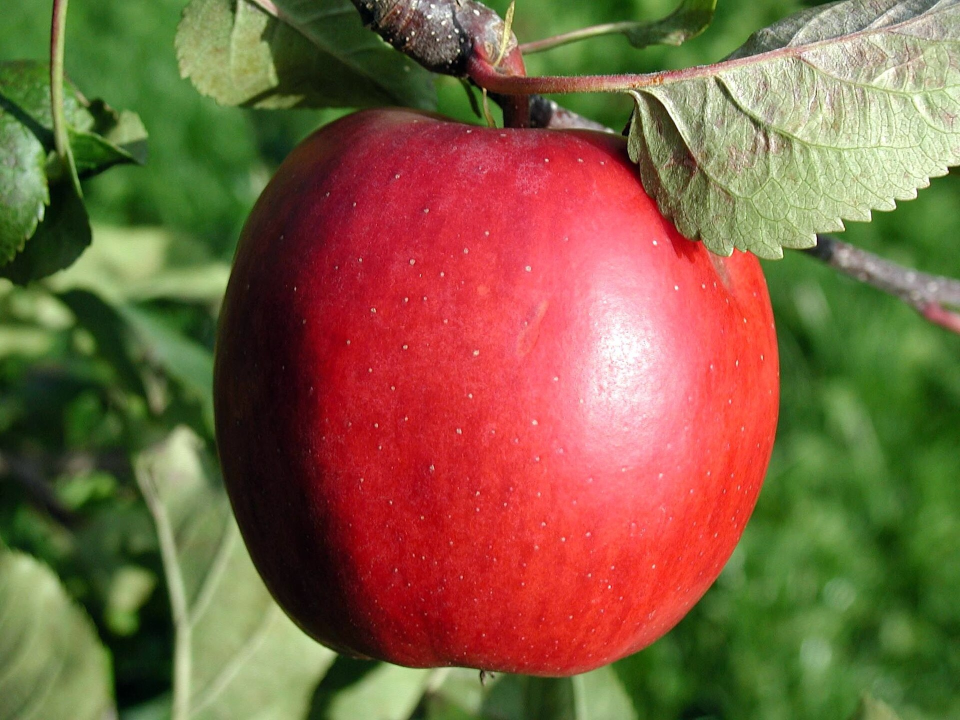
#> input picture presentation-reveal/src/assets/apple_photo_source.jpg, 1920 x 1440 px (shown at 1/2 size)
$ python apple_skin.py
#> lines starting #> are read from the running program, lines starting #| are printed output that depends on the picture
"""Текстура кожуры для 3D-яблока из фото «Red apple with leaf» (Wikimedia Commons, CC0).

С фото берётся ровный участок кожуры (без блика и тени), освещение на нём
выравнивается, участок зеркально повторяется в бесшовную полосу. Сверху
накладывается естественный переход цвета: снизу желтоватый, к черенку тёмно-красный.
Объём и блики даёт освещение three.js. Результат: src/assets/apple_skin.webp (1024×512).
"""
from pathlib import Path
import numpy as np
from PIL import Image, ImageFilter

ROOT = Path(__file__).resolve().parent.parent
src = Image.open(ROOT / "src/assets/apple_photo_source.jpg").convert("RGB")
#> src is the input picture: PIL image 1920x1440 RGB; mean R, G, B 127.6, 97, 65.4
big = src.crop((560, 680, 1080, 1200)).filter(ImageFilter.GaussianBlur(.9))   # ровная кожура в нижней левой части яблока
p = np.asarray(big).astype(np.float32)
low = np.asarray(big.filter(ImageFilter.GaussianBlur(40))).astype(np.float32)
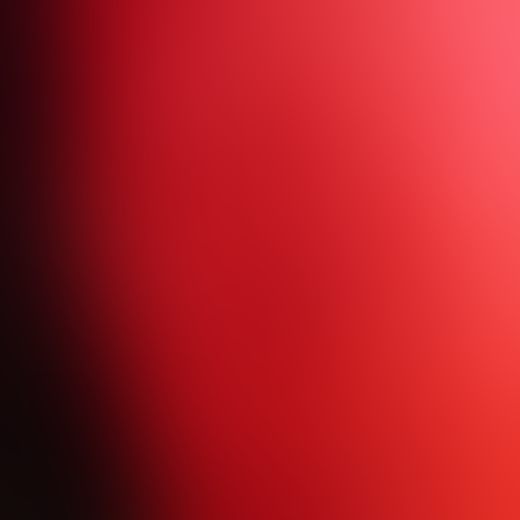
#> low: shape (520, 520, 3) float32; mean R, G, B 169.5, 30, 36.4
detail = (p / np.maximum(low, 1))[80:440, 80:440]              # только мелкая фактура, без краёв размытия
detail = np.repeat(1 + (detail.mean(axis=2, keepdims=True) - 1) * .5, 3, axis=2)   # мягче и без цветного шума
tile = np.concatenate([detail, detail[:, ::-1]], axis=1)       # бесшовно по долготе
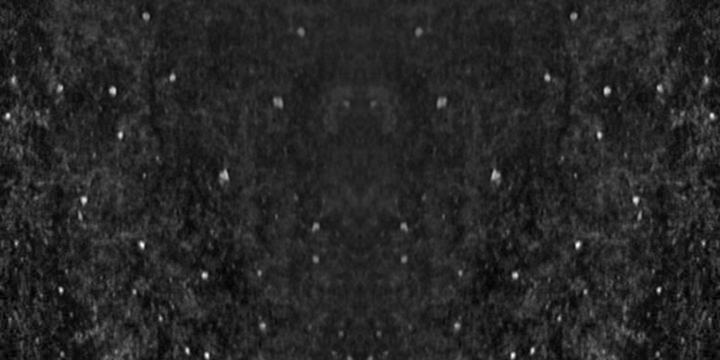
#> tile: shape (360, 720, 3) float32; min 0.658, max 2.88, mean 0.997; drawn with min black and max white
tile = np.concatenate([tile, tile[::-1]], axis=0)
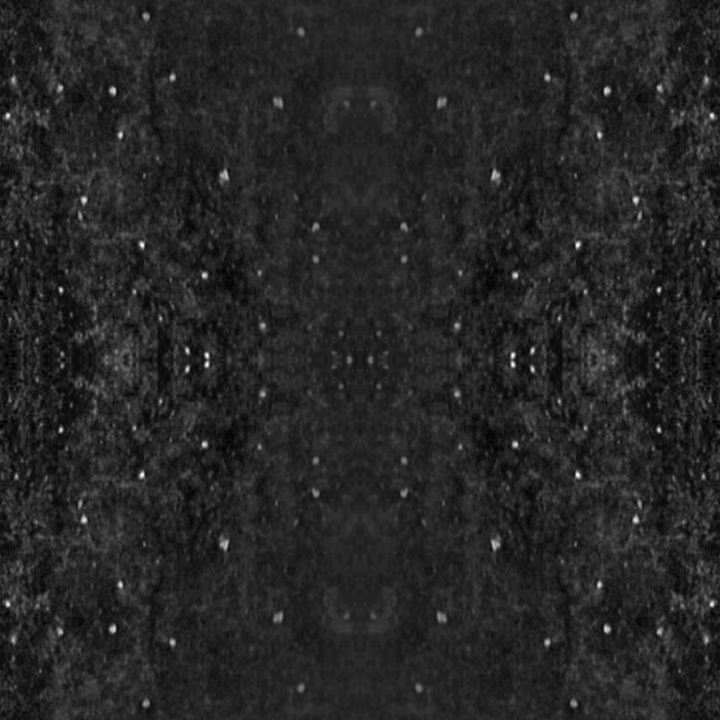
#> tile: shape (720, 720, 3) float32; min 0.658, max 2.88, mean 0.997; drawn with min black and max white
img = Image.fromarray(np.clip(tile * 128, 0, 255).astype(np.uint8)).resize((1024, 512), Image.LANCZOS)
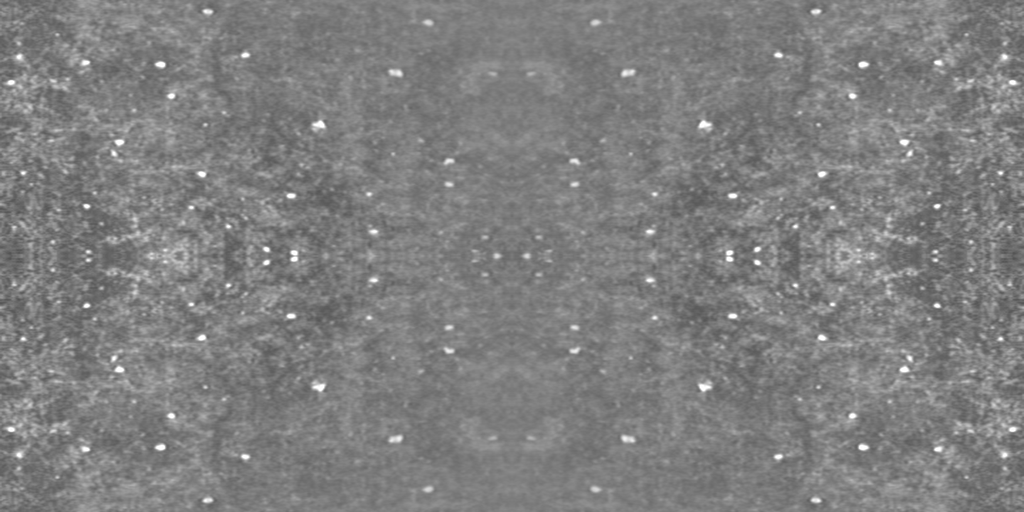
#> img: PIL image 1024x512 RGB; min 84, max 255, mean 127
d = np.asarray(img).astype(np.float32) / 128
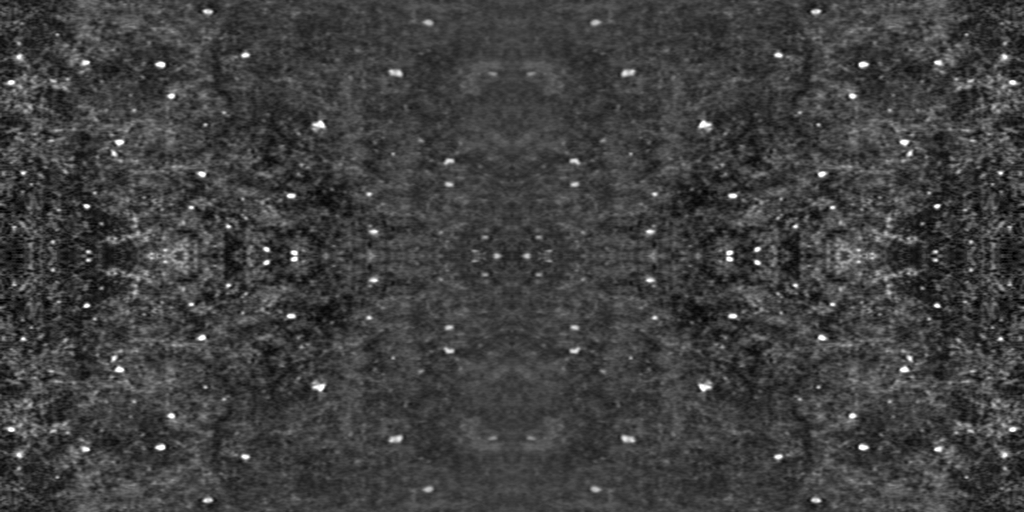
#> d: shape (512, 1024, 3) float32; min 0.656, max 1.99, mean 0.992; drawn with min black and max white

TH = 512
v = np.linspace(0, 1, TH)[:, None]                              # строка 0 — низ яблока (как v в LatheGeometry)
def lerp(a, b, t): return a + (b - a) * t
stops = [(0.0, (196, 150, 58)), (0.14, (205, 78, 44)), (0.45, (196, 42, 34)), (0.8, (160, 26, 24)), (1.0, (96, 28, 18))]
base = np.zeros((TH, 3), np.float32)
for i in range(len(stops) - 1):
    (t0, c0), (t1, c1) = stops[i], stops[i + 1]
    m = (v[:, 0] >= t0) & (v[:, 0] <= t1)
    tt = ((v[:, 0][m] - t0) / (t1 - t0))[:, None]
    base[m] = lerp(np.array(c0, np.float32), np.array(c1, np.float32), tt)
# лёгкая неравномерность румянца по долготе
rng = np.random.default_rng(1777)
blot = np.asarray(Image.fromarray((rng.random((8, 32)) * 255).astype(np.uint8)).resize((1024, 512), Image.BICUBIC)).astype(np.float32) / 255
blot = (blot - .5) * .18
col = base[:, None, :] * (1 + blot[..., None]) * d
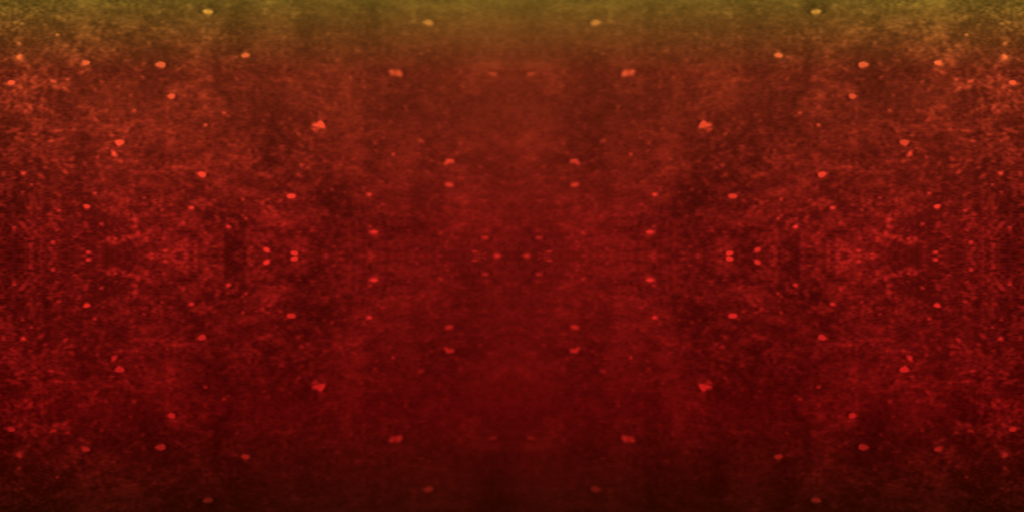
#> col: shape (512, 1024, 3) float32; mean R, G, B 177.1, 51.6, 33.4; drawn with min black and max white
out = Image.fromarray(np.clip(col[::-1], 0, 255).astype(np.uint8))   # строки картинки идут сверху вниз
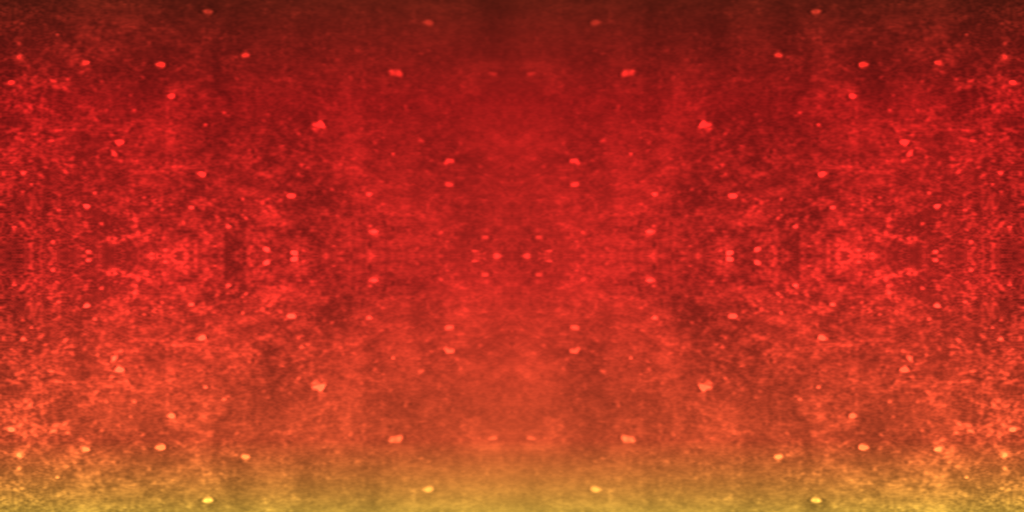
#> out: PIL image 1024x512 RGB; mean R, G, B 175.9, 51.1, 32.9
out.save(ROOT / "src/assets/apple_skin.webp", quality=86, method=6)
print("apple_skin.webp", out.size, (ROOT / "src/assets/apple_skin.webp").stat().st_size // 1024, "КБ")
#| apple_skin.webp (1024, 512) 64 КБ

$ run again, with presentation-reveal/src/assets/tree.webp saved as presentation-reveal/src/assets/apple_photo_source.jpg
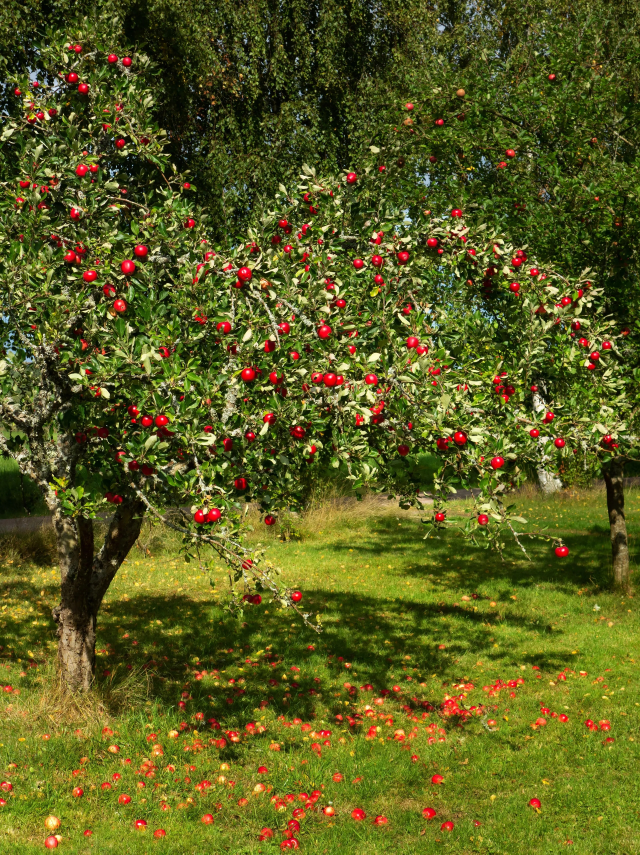
#> input picture presentation-reveal/src/assets/tree.webp, 2560 x 3418 px (shown at 1/4 size)
#> src is the input picture: PIL image 2560x3418 RGB; mean R, G, B 90.8, 92.7, 31.5
#> `col = base[:, None, :] * (1 + blot[..., None]) * d`:
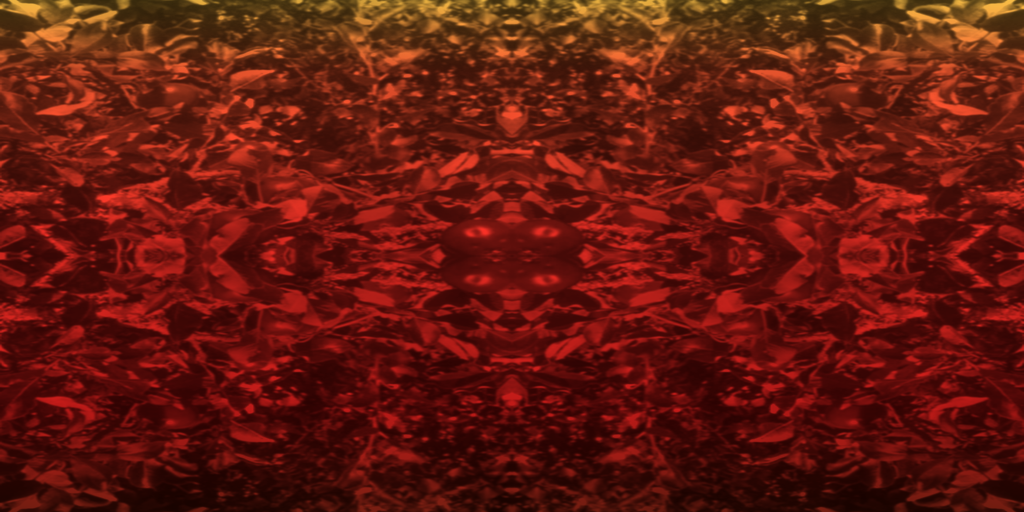
#> col: shape (512, 1024, 3) float32; mean R, G, B 175.7, 51.2, 33.1; drawn with min black and max white
#> `out = Image.fromarray(np.clip(col[::-1], 0, 255).astype(np.uint8))`:
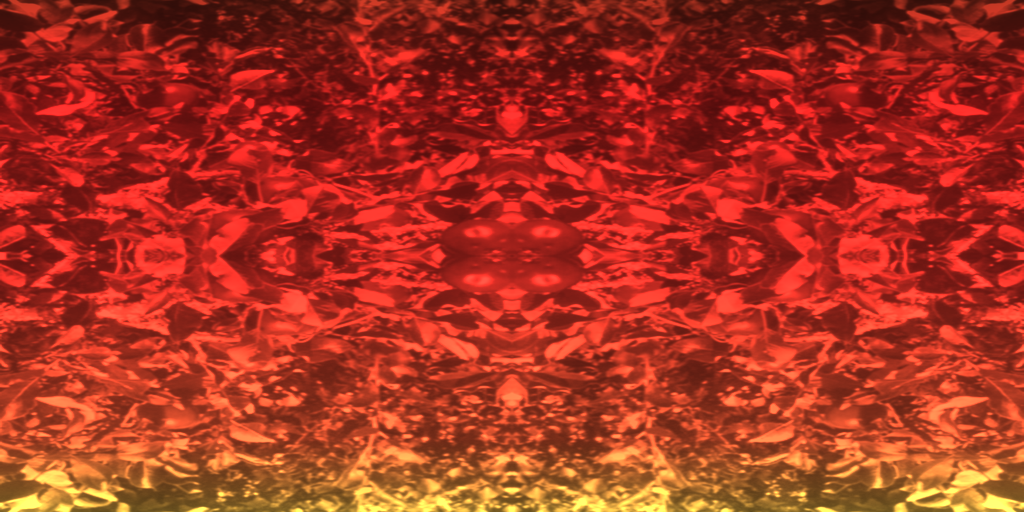
#> out: PIL image 1024x512 RGB; mean R, G, B 168.3, 50.6, 32.6
#| apple_skin.webp (1024, 512) 104 КБ
